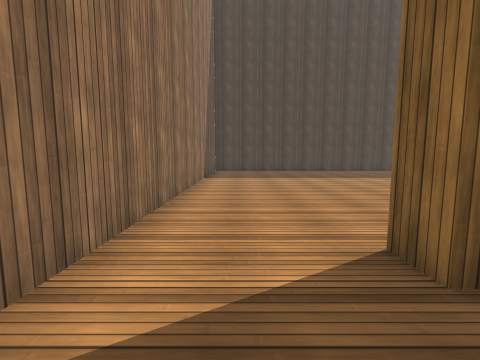
view 1 (above)

20 first-person views from a walk through a scene from a Unity 3-D project. The camera is 1.3 m above the floor, tilts 6° down and sees 90° across. The floor is counted in squares, 1 m on a side. Each view is taken from the middle of a square. On the plan, view 1 faces up. The plan holds only what a view shows up to about 12 squares ahead; the rest is blank. The place goes on beyond the plan. The player character is not drawn. Surface patterns are stand-ins for the level's own textures.

view 2
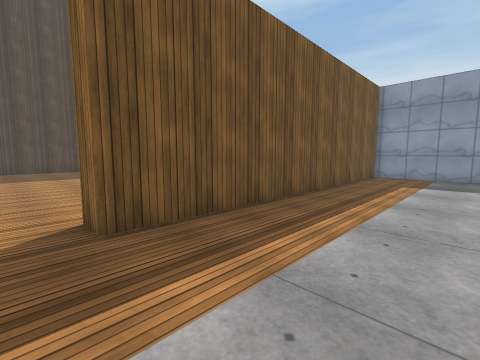

view 3
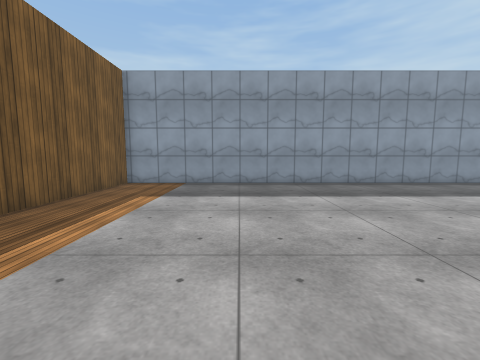

view 4
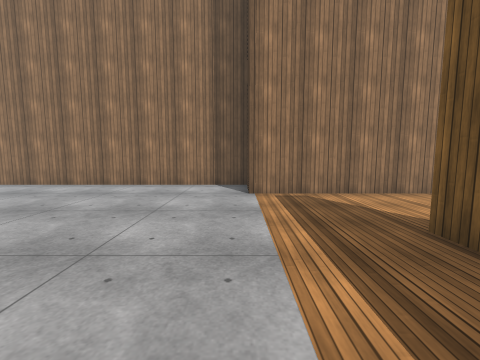

view 5
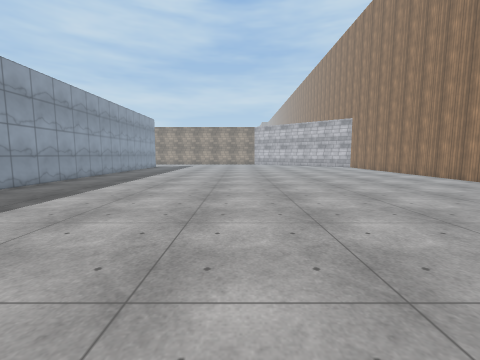

view 6
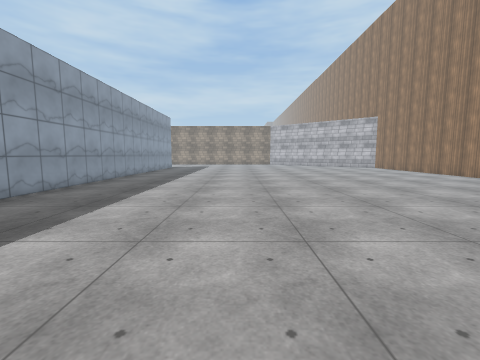

view 7
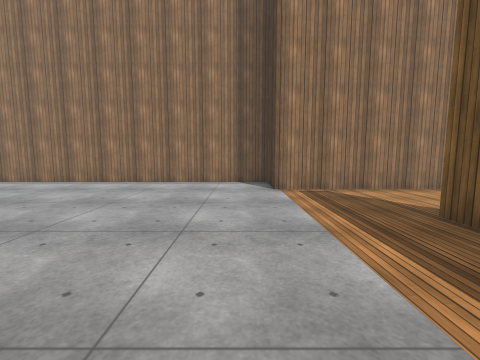

view 8
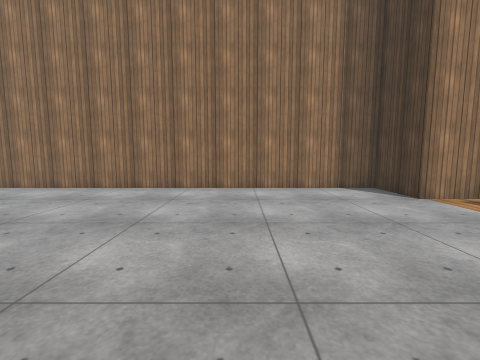

view 9
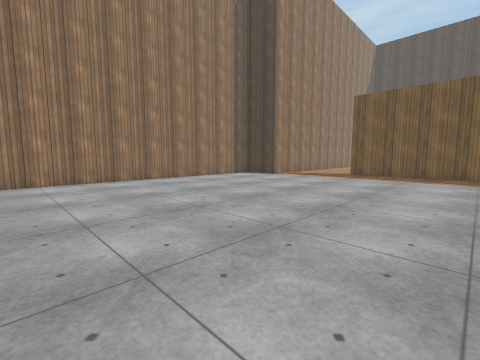

view 10
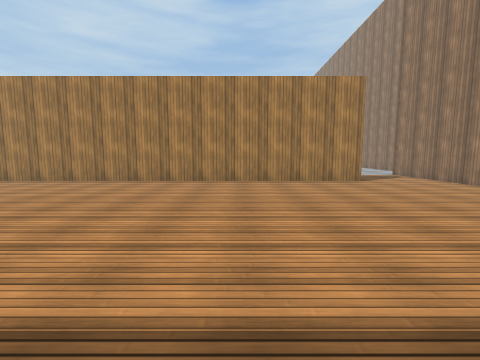

view 11
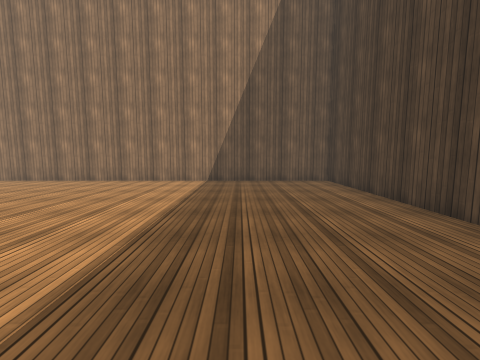

view 12
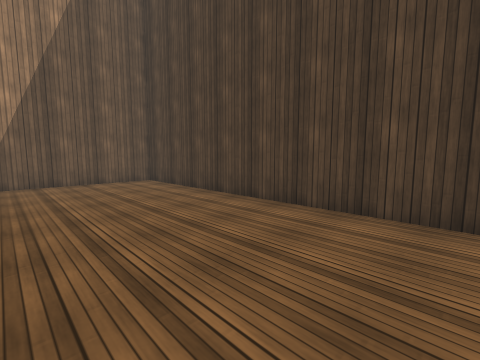

view 13
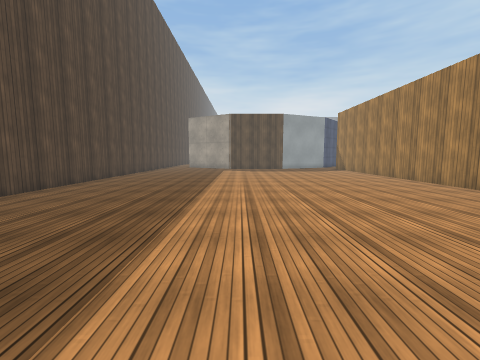

view 14
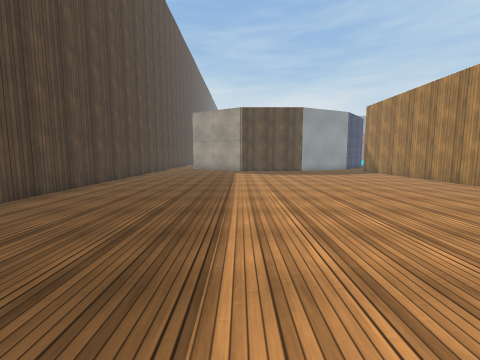

view 15
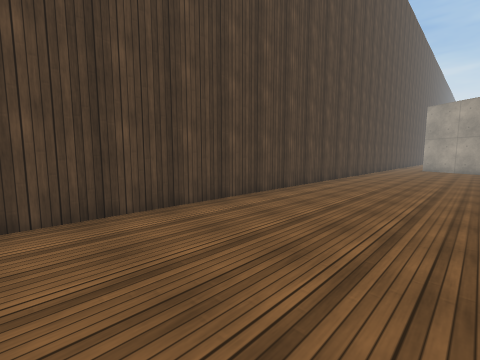

view 16
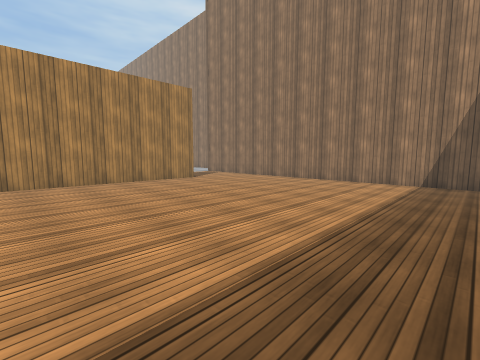

view 17
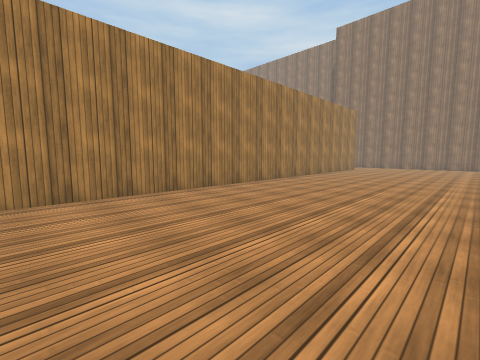

view 18
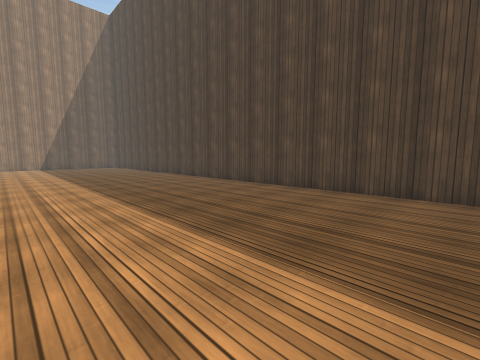

view 19
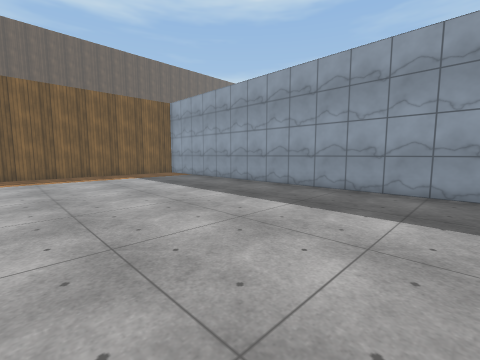

view 20
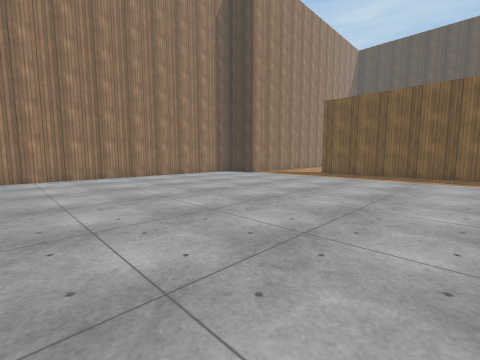

### Floor plan
Points are (right, up) in squares from view 1. A wall is a line through its corners. A room is listed if a view was taken in it or the views show most of it. See-through windows are left out.
Room 1 (views 1, 2, 3, 4, 5, 6, 7, 8, 9, 19, 20)
walls: (16, -14.1) (16, 2.2) (2, 2.2) (2, 3.2); (-2, 4.5) (-2, -0.7) (-4.4, -0.7) (-4.4, -14.5)
ways out: opening at (0, 3.7) to room 2
Room 2 (views 10, 11, 12, 13, 14, 15, 16, 17, 18)
walls: (2, 3.2) (24.1, 3.2); (24.1, 19.4) (-2, 19.4) (-2, 4.5)
ways out: opening at (0, 3.7) to room 1

Where each view was taken, in squares from view 1:
view 1: 0 up, 0 right, facing up
view 2: 2 down, 1 right, facing up-right
view 3: 3 down, 5 right, facing right
view 4: 1 down, 6 right, facing left
view 5: 1 down, 7 right, facing down
view 6: 2 down, 9 right, facing down
view 7: 2 down, 7 right, facing left
view 8: 6 down, 5 right, facing left
view 9: 14 down, 8 right, facing up-left
view 10: 15 up, 8 right, facing down
view 11: 15 up, 10 right, facing left
view 12: 14 up, 10 right, facing up-left
view 13: 12 up, 9 right, facing right
view 14: 13 up, 12 right, facing right
view 15: 14 up, 10 right, facing up-right
view 16: 15 up, 10 right, facing down-left
view 17: 11 up, 24 right, facing down-left
view 18: 11 up, 24 right, facing up-left
view 19: 14 down, 7 right, facing up-right
view 20: 14 down, 10 right, facing up-left
